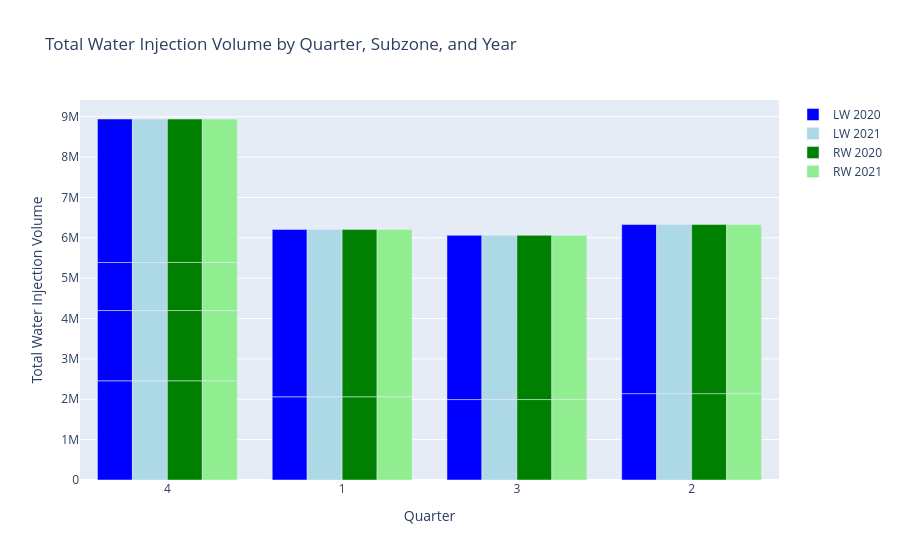

Notebook code cell kept with this figure:
### Code cell
#text = viz_response.content.strip()
#text = re.sub(r"^```json\s*|\s*```$", "", text, flags=re.DOTALL)
figure = json.loads(text)


#figure['layout']["template"]="plotly_dark"


resolved_figure = resolve_plotly_figure(figure, df)
import plotly.io as pio
pio.show(resolved_figure)

### Figure 1 — Plotly figure (JSON) as saved in the notebook; plotly's stock layout.template omitted (floating-point values rounded to 4 significant figures)
{"data": [{"marker": {"color": "blue"}, "name": "LW 2020", "type": "bar", "x": [4, 1, 3, 2, 4, 1, 4, 3, 2, 4], "y": [2458000.0, 2061000.0, 1993000.0, 2140000.0, 1741000.0, 4148000.0, 1191000.0, 4069000.0, 4190000.0, 3555000.0]}, {"marker": {"color": "lightblue"}, "name": "LW 2021", "type": "bar", "x": [4, 1, 3, 2, 4, 1, 4, 3, 2, 4], "y": [2458000.0, 2061000.0, 1993000.0, 2140000.0, 1741000.0, 4148000.0, 1191000.0, 4069000.0, 4190000.0, 3555000.0]}, {"marker": {"color": "green"}, "name": "RW 2020", "type": "bar", "x": [4, 1, 3, 2, 4, 1, 4, 3, 2, 4], "y": [2458000.0, 2061000.0, 1993000.0, 2140000.0, 1741000.0, 4148000.0, 1191000.0, 4069000.0, 4190000.0, 3555000.0]}, {"marker": {"color": "lightgreen"}, "name": "RW 2021", "type": "bar", "x": [4, 1, 3, 2, 4, 1, 4, 3, 2, 4], "y": [2458000.0, 2061000.0, 1993000.0, 2140000.0, 1741000.0, 4148000.0, 1191000.0, 4069000.0, 4190000.0, 3555000.0]}], "layout": {"barmode": "group", "title": {"text": "Total Water Injection Volume by Quarter, Subzone, and Year"}, "xaxis": {"title": {"text": "Quarter"}, "type": "category"}, "yaxis": {"title": {"text": "Total Water Injection Volume"}}}}
